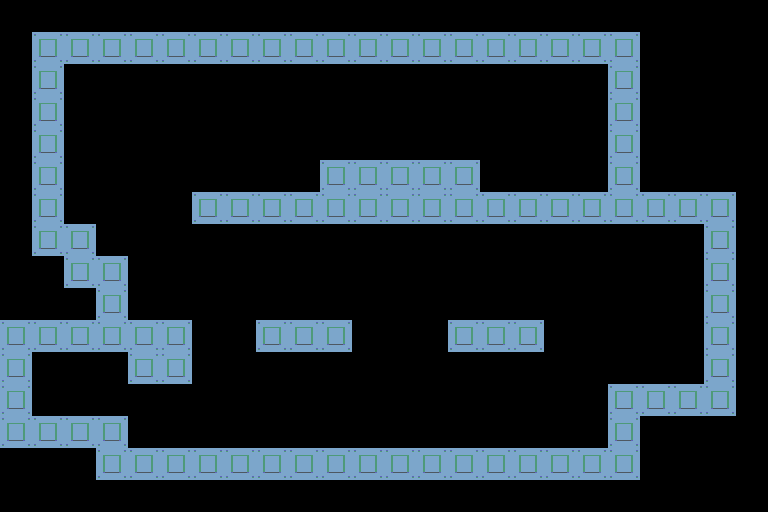

Below is a game level as drawn by its tile map, then a one-line description and the .tmx that defines it (tile-layer data replaced by summaries):
An orthogonal 24x16 tile map with 32x32 px tiles, 1 tile layer (tile), 2 tilesets and 11 objects (oPickupUpgradeWeapon).

<map version="1.2" tiledversion="1.3.1" orientation="orthogonal" renderorder="right-down" compressionlevel="0" width="24" height="16" tilewidth="32" tileheight="32" infinite="0" nextlayerid="3" nextobjectid="18">
 <editorsettings>
  <export target="rm_down_weapon.room.gmx" format="gmx" />
 </editorsettings>
 <properties>
  <property name="speed" type="int" value="60" />
 </properties>
 <tileset firstgid="1" source="objects.tsx" />
 <tileset firstgid="7" source="tiles.tsx" />
 <layer id="1" name="tile" width="24" height="16">
  <data>[384 cells, 102 non-empty, 1 distinct tile ids]</data>
 </layer>
 <objectgroup id="2" name="obj">
  <object id="1" template="temp/oKNT.tx" x="0" y="-32" />
  <object id="2" template="temp/oRoom.tx" x="0" y="-96">
   <properties>
    <property name="code">title = "DAS SCHUT TIME";
subtitle = "WHY... ARE YOU PLAYING BAB GAME.. GO PLAY SCHUT GAME :(";</property>
   </properties>
  </object>
  <object id="8" template="temp/oTeleport.tx" x="480" y="320" />
  <object id="9" template="temp/oDoor.tx" x="640" y="384">
   <properties>
    <property name="code">dest = rm_down_jump;
doorID = 24;</property>
   </properties>
  </object>
  <object id="10" name="UPGRADE : WEAPON" type="oPickupUpgradeWeapon" gid="4" x="384" y="160" width="32" height="32" />
  <object id="11" template="temp/oPickupUpgradeInv.tx" x="288" y="320" />
  <object id="13" template="temp/oPickupItemPowercell.tx" x="64" y="416" />
  <object id="14" template="temp/view.tx" x="128" y="192" />
  <object id="15" template="temp/oEnemy.tx" x="384" y="448" />
  <object id="16" template="temp/oEnemy.tx" x="160" y="448" />
  <object id="17" template="temp/oEnemy.tx" x="576" y="448" />
 </objectgroup>
</map>